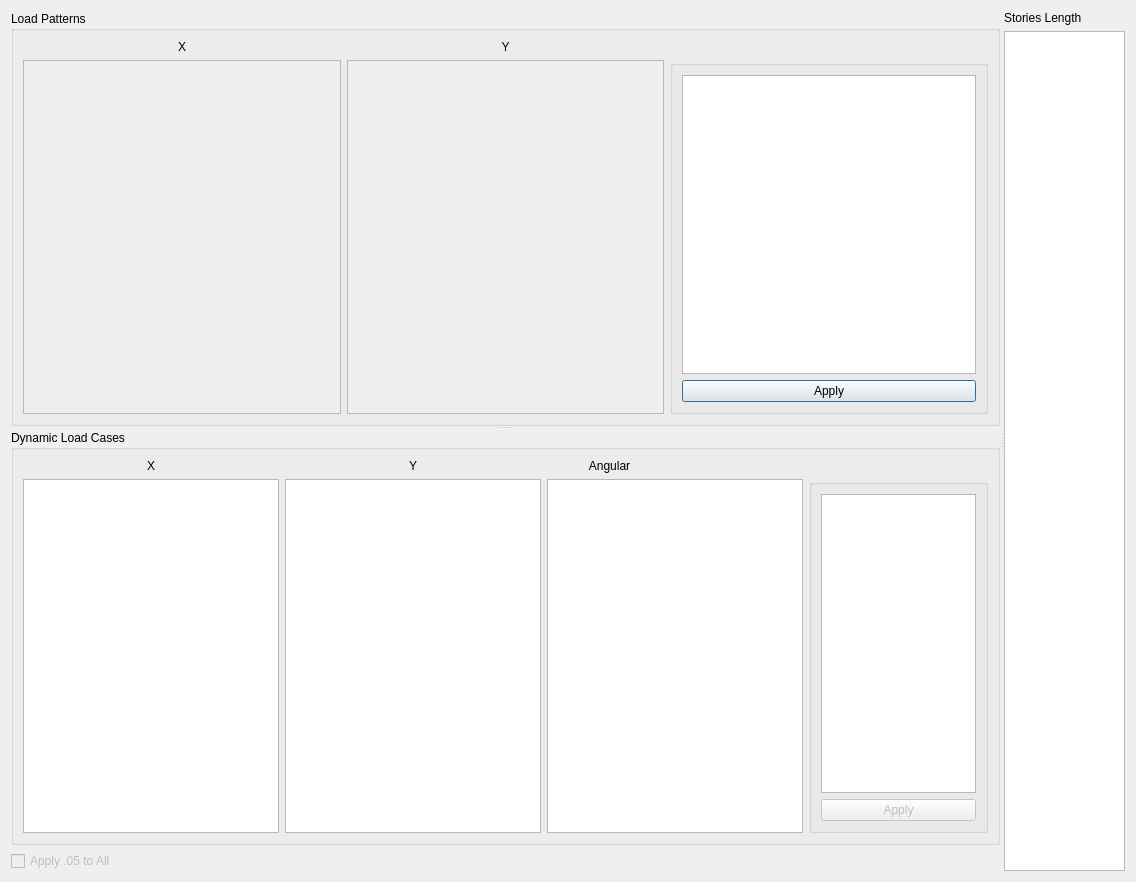
<?xml version="1.0" encoding="UTF-8"?>
<ui version="4.0">
 <class>Dialog</class>
 <widget class="QDialog" name="Dialog">
  <property name="geometry">
   <rect>
    <x>0</x>
    <y>0</y>
    <width>1136</width>
    <height>882</height>
   </rect>
  </property>
  <property name="windowTitle">
   <string>Aj Correction</string>
  </property>
  <layout class="QHBoxLayout" name="horizontalLayout">
   <item>
    <widget class="QSplitter" name="hsplitter">
     <property name="orientation">
      <enum>Qt::Horizontal</enum>
     </property>
     <widget class="QWidget" name="">
      <layout class="QVBoxLayout" name="verticalLayout">
       <item>
        <widget class="QSplitter" name="vsplitter">
         <property name="orientation">
          <enum>Qt::Vertical</enum>
         </property>
         <widget class="QGroupBox" name="groupBox">
          <property name="title">
           <string>Load Patterns</string>
          </property>
          <property name="flat">
           <bool>false</bool>
          </property>
          <layout class="QGridLayout" name="gridLayout">
           <item row="0" column="0">
            <widget class="QLabel" name="label">
             <property name="text">
              <string>X</string>
             </property>
             <property name="alignment">
              <set>Qt::AlignCenter</set>
             </property>
            </widget>
           </item>
           <item row="0" column="1">
            <widget class="QLabel" name="label_2">
             <property name="text">
              <string>Y</string>
             </property>
             <property name="alignment">
              <set>Qt::AlignCenter</set>
             </property>
            </widget>
           </item>
           <item row="1" column="0">
            <widget class="QListWidget" name="x_load_pattern_list">
             <property name="enabled">
              <bool>false</bool>
             </property>
             <property name="sortingEnabled">
              <bool>true</bool>
             </property>
            </widget>
           </item>
           <item row="1" column="1">
            <widget class="QListWidget" name="y_load_pattern_list">
             <property name="enabled">
              <bool>false</bool>
             </property>
             <property name="sortingEnabled">
              <bool>true</bool>
             </property>
            </widget>
           </item>
           <item row="1" column="2">
            <widget class="QGroupBox" name="groupBox_7">
             <property name="title">
              <string/>
             </property>
             <layout class="QVBoxLayout" name="verticalLayout_2">
              <item>
               <widget class="QTableView" name="aj_apply_static_view">
                <property name="sizeAdjustPolicy">
                 <enum>QAbstractScrollArea::AdjustToContents</enum>
                </property>
               </widget>
              </item>
              <item>
               <widget class="QPushButton" name="static_apply">
                <property name="text">
                 <string>Apply</string>
                </property>
               </widget>
              </item>
             </layout>
            </widget>
           </item>
          </layout>
         </widget>
         <widget class="QGroupBox" name="groupBox_2">
          <property name="enabled">
           <bool>true</bool>
          </property>
          <property name="title">
           <string>Dynamic Load Cases</string>
          </property>
          <property name="flat">
           <bool>false</bool>
          </property>
          <layout class="QGridLayout" name="gridLayout_4">
           <item row="0" column="1">
            <widget class="QLabel" name="label_4">
             <property name="text">
              <string>Y</string>
             </property>
             <property name="alignment">
              <set>Qt::AlignCenter</set>
             </property>
            </widget>
           </item>
           <item row="1" column="1">
            <widget class="QListWidget" name="y_loadcase_list">
             <property name="sortingEnabled">
              <bool>true</bool>
             </property>
            </widget>
           </item>
           <item row="0" column="0">
            <widget class="QLabel" name="label_3">
             <property name="text">
              <string>X</string>
             </property>
             <property name="alignment">
              <set>Qt::AlignCenter</set>
             </property>
            </widget>
           </item>
           <item row="1" column="0">
            <widget class="QListWidget" name="x_loadcase_list">
             <property name="sortingEnabled">
              <bool>true</bool>
             </property>
            </widget>
           </item>
           <item row="0" column="2">
            <widget class="QLabel" name="label_13">
             <property name="text">
              <string>Angular</string>
             </property>
             <property name="alignment">
              <set>Qt::AlignCenter</set>
             </property>
            </widget>
           </item>
           <item row="1" column="2" colspan="2">
            <widget class="QListWidget" name="angular_loadcase_list">
             <property name="sortingEnabled">
              <bool>true</bool>
             </property>
            </widget>
           </item>
           <item row="1" column="4">
            <widget class="QGroupBox" name="groupBox_8">
             <property name="enabled">
              <bool>true</bool>
             </property>
             <property name="title">
              <string/>
             </property>
             <layout class="QVBoxLayout" name="verticalLayout_5">
              <item>
               <widget class="QTableView" name="aj_apply_dynamic_view">
                <property name="enabled">
                 <bool>true</bool>
                </property>
                <property name="sizeAdjustPolicy">
                 <enum>QAbstractScrollArea::AdjustToContents</enum>
                </property>
               </widget>
              </item>
              <item>
               <widget class="QPushButton" name="dynamic_apply">
                <property name="enabled">
                 <bool>false</bool>
                </property>
                <property name="text">
                 <string>Apply</string>
                </property>
               </widget>
              </item>
             </layout>
            </widget>
           </item>
          </layout>
         </widget>
        </widget>
       </item>
       <item>
        <widget class="QCheckBox" name="checkBox">
         <property name="enabled">
          <bool>false</bool>
         </property>
         <property name="text">
          <string>Apply .05 to All</string>
         </property>
        </widget>
       </item>
      </layout>
     </widget>
     <widget class="QWidget" name="">
      <layout class="QVBoxLayout" name="verticalLayout_6">
       <item>
        <widget class="QLabel" name="label_14">
         <property name="text">
          <string>Stories Length</string>
         </property>
        </widget>
       </item>
       <item>
        <widget class="QTableView" name="story_xy_length">
         <property name="sizeAdjustPolicy">
          <enum>QAbstractScrollArea::AdjustToContents</enum>
         </property>
         <property name="alternatingRowColors">
          <bool>true</bool>
         </property>
        </widget>
       </item>
      </layout>
     </widget>
    </widget>
   </item>
  </layout>
 </widget>
 <resources/>
 <connections/>
</ui>
